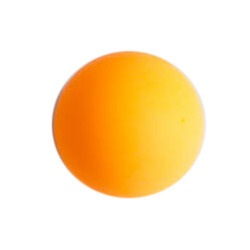
#> input picture cv2ws/contours/ttball.jpg, 250 x 250 px, found by its file name
$ python object_contouring.py
#> lines starting #> are read from the running program, lines starting #| are printed output that depends on the picture; after the words box and inside, x2 and y2 are one past the last pixel; in counts of white or black regions, pixels touching at a corner belong together
import numpy as np
import cv2

img  = cv2.imread('Resources/Contours/ttBall.jpg')
#> img is the input picture: shape (250, 250, 3); mean B, G, R 193.5, 230.3, 253.3
gray = cv2.cvtColor(img,cv2.COLOR_BGR2GRAY)
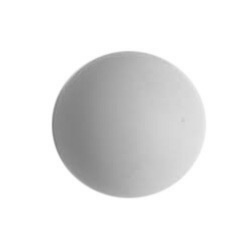
#> gray: shape (250, 250); min 126, max 255, mean 233

ret,thresh = cv2.threshold(gray , 220 ,255 , cv2.THRESH_BINARY_INV)
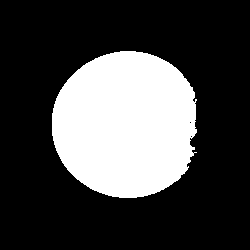
#> thresh: shape (250, 250); 27.3% white; 1 white region
cnts,_ = cv2.findContours(thresh,cv2.RETR_TREE,cv2.CHAIN_APPROX_SIMPLE)
#> cnts = 3 contours, 2 with area under 20; largest, box (x1, y1, x2, y2) and area: (52, 51, 197, 198) 16816
#print(cnts)

cv2.drawContours(img,cnts,-1,(0,255,0),2)
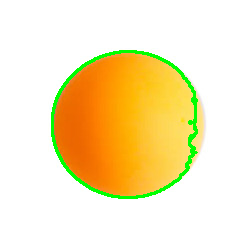
#> img: shape (250, 250, 3); 2.71% of pixels changed, all inside (x1, y1, x2, y2) = (51, 50, 198, 199)

cv2.imshow('Image',img)
cv2.imshow('Thresh',thresh)
cv2.waitKey(0)
cv2.destroyAllWindows()

$ run again, with cv2ws/contours/cookie.jpeg copied over cv2ws/contours/ttball.jpg
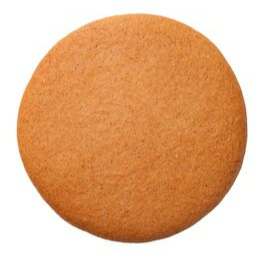
#> input picture cv2ws/contours/cookie.jpeg, 264 x 257 px, found by its file name
#> img is the input picture: shape (257, 264, 3); mean B, G, R 137.6, 177.7, 226.7
#> `ret,thresh = cv2.threshold(gray , 220 ,255 , cv2.THRESH_BINARY_INV)`:
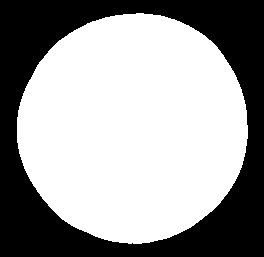
#> thresh: shape (257, 264); 61.4% white; 1 black region
#> cnts = 1 contour; box (x1, y1, x2, y2) and area: (17, 13, 248, 244) 41326
#> `cv2.drawContours(img,cnts,-1,(0,255,0),2)`:
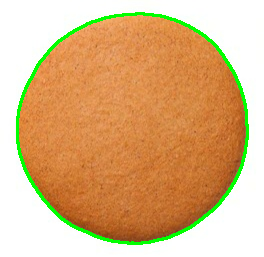
#> img: shape (257, 264, 3); 3.67% of pixels changed, all inside (x1, y1, x2, y2) = (16, 12, 249, 245)
